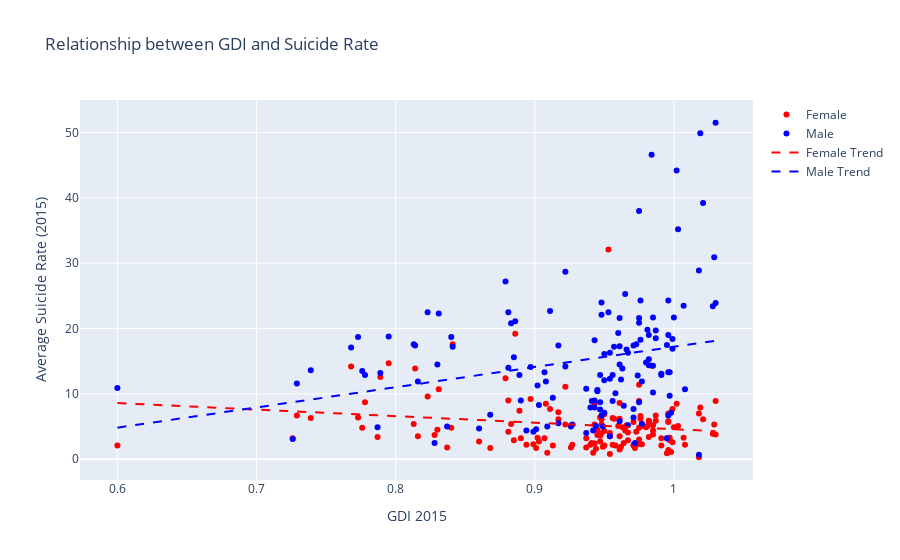
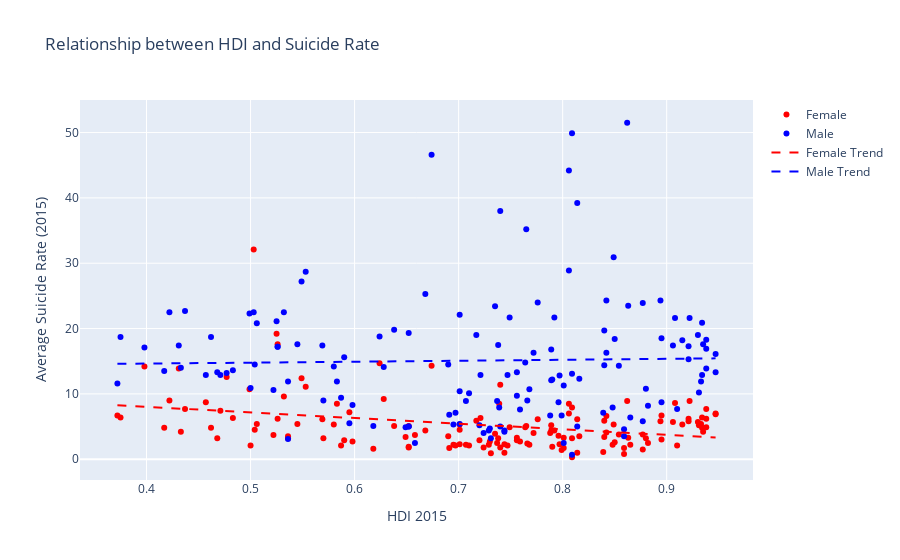

Notebook source saved alongside these figures, in order:
### Code cell
import pandas as pd
import numpy as np
import plotly.graph_objects as go

df = pd.read_csv('docs/databases/Age-standardized suicide rates.csv')
df1 = pd.read_csv('docs/databases/IV DATASET 1.csv')
df1 = df1[['Country', 'GDI 2015', 'HDI 2015']]
df = pd.merge(df, df1, on='Country')

df['Sex'] = df['Sex'].str.replace('female', 'F').str.replace('male', 'M')

female_suicides = df[df['Sex'].str.contains('fem', case=False)]
male_suicides = df[df['Sex'].str.contains('male', case=False)]

female_suicides_2015 = female_suicides[['Country', '2015', 'GDI 2015', 'HDI 2015']]
male_suicides_2015 = male_suicides[['Country', '2015', 'GDI 2015', 'HDI 2015']]

# Merge female and male datasets on Country
merged_data = pd.merge(female_suicides_2015, male_suicides_2015, on='Country', suffixes=('_Female', '_Male'))

# Select the relevant columns for HDI, GDI, and suicide rates
data = merged_data[['Country', 'HDI 2015_Female', 'HDI 2015_Male', 'GDI 2015_Female', 'GDI 2015_Male', '2015_Female', '2015_Male']]

# Calculate trendlines for HDI (female and male)
z_hdi_female = np.polyfit(data['HDI 2015_Female'], data['2015_Female'], 1)
p_hdi_female = np.poly1d(z_hdi_female)

z_hdi_male = np.polyfit(data['HDI 2015_Male'], data['2015_Male'], 1)
p_hdi_male = np.poly1d(z_hdi_male)

# Calculate trendlines for GDI (female and male)
z_gdi_female = np.polyfit(data['GDI 2015_Female'], data['2015_Female'], 1)
p_gdi_female = np.poly1d(z_gdi_female)

z_gdi_male = np.polyfit(data['GDI 2015_Male'], data['2015_Male'], 1)
p_gdi_male = np.poly1d(z_gdi_male)

# Create plotly scatter plots for GDI and HDI
fig = go.Figure()

# Scatter plot for GDI
fig.add_trace(go.Scatter(
    x=data['GDI 2015_Female'],
    y=data['2015_Female'],
    mode='markers',
    marker=dict(color='red'),
    name='Female'
))

fig.add_trace(go.Scatter(
    x=data['GDI 2015_Male'],
    y=data['2015_Male'],
    mode='markers',
    marker=dict(color='blue'),
    name='Male'
))

# Trendline for GDI
gdi_range = np.linspace(data['GDI 2015_Female'].min(), data['GDI 2015_Female'].max(), 100)
fig.add_trace(go.Scatter(
    x=gdi_range,
    y=p_gdi_female(gdi_range),
    mode='lines',
    line=dict(color='red', dash='dash'),
    name='Female Trend'
))

fig.add_trace(go.Scatter(
    x=gdi_range,
    y=p_gdi_male(gdi_range),
    mode='lines',
    line=dict(color='blue', dash='dash'),
    name='Male Trend'
))

fig.update_layout(
    xaxis=dict(title='GDI 2015'),
    yaxis=dict(title='Average Suicide Rate (2015)'),
    title='Relationship between GDI and Suicide Rate',
    showlegend=True
)

# Create plotly scatter plots for HDI
fig2 = go.Figure()

# Scatter plot for HDI
fig2.add_trace(go.Scatter(
    x=data['HDI 2015_Female'],
    y=data['2015_Female'],
    mode='markers',
    marker=dict(color='red'),
    name='Female'
))

fig2.add_trace(go.Scatter(
    x=data['HDI 2015_Male'],
    y=data['2015_Male'],
    mode='markers',
    marker=dict(color='blue'),
    name='Male'
))

# Trendline for HDI
hdi_range = np.linspace(data['HDI 2015_Female'].min(), data['HDI 2015_Female'].max(), 100)
fig2.add_trace(go.Scatter(
    x=hdi_range,
    y=p_hdi_female(hdi_range),
    mode='lines',
    line=dict(color='red', dash='dash'),
    name='Female Trend'
))

fig2.add_trace(go.Scatter(
    x=hdi_range,
    y=p_hdi_male(hdi_range),
    mode='lines',
    line=dict(color='blue', dash='dash'),
    name='Male Trend'
))

fig2.update_layout(
    xaxis=dict(title='HDI 2015'),
    yaxis=dict(title='Average Suicide Rate (2015)'),
    title='Relationship between HDI and Suicide Rate',
    showlegend=True
)

# Display the plots
fig.show()
fig2.show()

### Figure 1 — Plotly figure (JSON) as saved in the notebook; plotly's stock layout.template omitted (floating-point values rounded to 4 significant figures; data arrays with more than 128 entries replaced by an {"elided": "..."} marker saying what was removed)
{"data": [{"marker": {"color": "red"}, "mode": "markers", "name": "Female", "type": "scatter", "x": {"elided": "140 float values"}, "y": {"elided": "140 float values"}}, {"marker": {"color": "blue"}, "mode": "markers", "name": "Male", "type": "scatter", "x": {"elided": "140 float values"}, "y": {"elided": "140 float values"}}, {"line": {"color": "red", "dash": "dash"}, "mode": "lines", "name": "Female Trend", "type": "scatter", "x": [0.6, 0.6043, 0.6087, 0.613, 0.6174, 0.6217, 0.6261, 0.6304, 0.6347, 0.6391, 0.6434, 0.6478, 0.6521, 0.6565, 0.6608, 0.6652, 0.6695, 0.6738, 0.6782, 0.6825, 0.6869, 0.6912, 0.6956, 0.6999, 0.7042, 0.7086, 0.7129, 0.7173, 0.7216, 0.726, 0.7303, 0.7346, 0.739, 0.7433, 0.7477, 0.752, 0.7564, 0.7607, 0.7651, 0.7694, 0.7737, 0.7781, 0.7824, 0.7868, 0.7911, 0.7955, 0.7998, 0.8041, 0.8085, 0.8128, 0.8172, 0.8215, 0.8259, 0.8302, 0.8345, 0.8389, 0.8432, 0.8476, 0.8519, 0.8563, 0.8606, 0.8649, 0.8693, 0.8736, 0.878, 0.8823, 0.8867, 0.891, 0.8954, 0.8997, 0.904, 0.9084, 0.9127, 0.9171, 0.9214, 0.9258, 0.9301, 0.9344, 0.9388, 0.9431, 0.9475, 0.9518, 0.9562, 0.9605, 0.9648, 0.9692, 0.9735, 0.9779, 0.9822, 0.9866, 0.9909, 0.9953, 0.9996, 1.004, 1.008, 1.013, 1.017, 1.021, 1.026, 1.03], "y": [8.595, 8.552, 8.508, 8.465, 8.421, 8.378, 8.334, 8.291, 8.248, 8.204, 8.161, 8.117, 8.074, 8.03, 7.987, 7.944, 7.9, 7.857, 7.813, 7.77, 7.726, 7.683, 7.64, 7.596, 7.553, 7.509, 7.466, 7.422, 7.379, 7.335, 7.292, 7.249, 7.205, 7.162, 7.118, 7.075, 7.031, 6.988, 6.945, 6.901, 6.858, 6.814, 6.771, 6.727, 6.684, 6.641, 6.597, 6.554, 6.51, 6.467, 6.423, 6.38, 6.336, 6.293, 6.25, 6.206, 6.163, 6.119, 6.076, 6.032, 5.989, 5.946, 5.902, 5.859, 5.815, 5.772, 5.728, 5.685, 5.642, 5.598, 5.555, 5.511, 5.468, 5.424, 5.381, 5.337, 5.294, 5.251, 5.207, 5.164, 5.12, 5.077, 5.033, 4.99, 4.947, 4.903, 4.86, 4.816, 4.773, 4.729, 4.686, 4.643, 4.599, 4.556, 4.512, 4.469, 4.425, 4.382, 4.338, 4.295]}, {"line": {"color": "blue", "dash": "dash"}, "mode": "lines", "name": "Male Trend", "type": "scatter", "x": [0.6, 0.6043, 0.6087, 0.613, 0.6174, 0.6217, 0.6261, 0.6304, 0.6347, 0.6391, 0.6434, 0.6478, 0.6521, 0.6565, 0.6608, 0.6652, 0.6695, 0.6738, 0.6782, 0.6825, 0.6869, 0.6912, 0.6956, 0.6999, 0.7042, 0.7086, 0.7129, 0.7173, 0.7216, 0.726, 0.7303, 0.7346, 0.739, 0.7433, 0.7477, 0.752, 0.7564, 0.7607, 0.7651, 0.7694, 0.7737, 0.7781, 0.7824, 0.7868, 0.7911, 0.7955, 0.7998, 0.8041, 0.8085, 0.8128, 0.8172, 0.8215, 0.8259, 0.8302, 0.8345, 0.8389, 0.8432, 0.8476, 0.8519, 0.8563, 0.8606, 0.8649, 0.8693, 0.8736, 0.878, 0.8823, 0.8867, 0.891, 0.8954, 0.8997, 0.904, 0.9084, 0.9127, 0.9171, 0.9214, 0.9258, 0.9301, 0.9344, 0.9388, 0.9431, 0.9475, 0.9518, 0.9562, 0.9605, 0.9648, 0.9692, 0.9735, 0.9779, 0.9822, 0.9866, 0.9909, 0.9953, 0.9996, 1.004, 1.008, 1.013, 1.017, 1.021, 1.026, 1.03], "y": [4.833, 4.967, 5.101, 5.236, 5.37, 5.505, 5.639, 5.773, 5.908, 6.042, 6.176, 6.311, 6.445, 6.58, 6.714, 6.848, 6.983, 7.117, 7.251, 7.386, 7.52, 7.655, 7.789, 7.923, 8.058, 8.192, 8.327, 8.461, 8.595, 8.73, 8.864, 8.998, 9.133, 9.267, 9.402, 9.536, 9.67, 9.805, 9.939, 10.07, 10.21, 10.34, 10.48, 10.61, 10.75, 10.88, 11.01, 11.15, 11.28, 11.42, 11.55, 11.69, 11.82, 11.95, 12.09, 12.22, 12.36, 12.49, 12.63, 12.76, 12.9, 13.03, 13.16, 13.3, 13.43, 13.57, 13.7, 13.84, 13.97, 14.1, 14.24, 14.37, 14.51, 14.64, 14.78, 14.91, 15.05, 15.18, 15.31, 15.45, 15.58, 15.72, 15.85, 15.99, 16.12, 16.25, 16.39, 16.52, 16.66, 16.79, 16.93, 17.06, 17.2, 17.33, 17.46, 17.6, 17.73, 17.87, 18.0, 18.14]}], "layout": {"showlegend": true, "title": {"text": "Relationship between GDI and Suicide Rate"}, "xaxis": {"title": {"text": "GDI 2015"}}, "yaxis": {"title": {"text": "Average Suicide Rate (2015)"}}}}

### Figure 2 — Plotly figure (JSON) as saved in the notebook; plotly's stock layout.template omitted (floating-point values rounded to 4 significant figures; data arrays with more than 128 entries replaced by an {"elided": "..."} marker saying what was removed)
{"data": [{"marker": {"color": "red"}, "mode": "markers", "name": "Female", "type": "scatter", "x": {"elided": "140 float values"}, "y": {"elided": "140 float values"}}, {"marker": {"color": "blue"}, "mode": "markers", "name": "Male", "type": "scatter", "x": {"elided": "140 float values"}, "y": {"elided": "140 float values"}}, {"line": {"color": "red", "dash": "dash"}, "mode": "lines", "name": "Female Trend", "type": "scatter", "x": [0.372, 0.3778, 0.3836, 0.3894, 0.3952, 0.401, 0.4068, 0.4127, 0.4185, 0.4243, 0.4301, 0.4359, 0.4417, 0.4475, 0.4533, 0.4591, 0.4649, 0.4707, 0.4765, 0.4824, 0.4882, 0.494, 0.4998, 0.5056, 0.5114, 0.5172, 0.523, 0.5288, 0.5346, 0.5404, 0.5462, 0.5521, 0.5579, 0.5637, 0.5695, 0.5753, 0.5811, 0.5869, 0.5927, 0.5985, 0.6043, 0.6101, 0.6159, 0.6217, 0.6276, 0.6334, 0.6392, 0.645, 0.6508, 0.6566, 0.6624, 0.6682, 0.674, 0.6798, 0.6856, 0.6914, 0.6973, 0.7031, 0.7089, 0.7147, 0.7205, 0.7263, 0.7321, 0.7379, 0.7437, 0.7495, 0.7553, 0.7611, 0.7669, 0.7728, 0.7786, 0.7844, 0.7902, 0.796, 0.8018, 0.8076, 0.8134, 0.8192, 0.825, 0.8308, 0.8366, 0.8425, 0.8483, 0.8541, 0.8599, 0.8657, 0.8715, 0.8773, 0.8831, 0.8889, 0.8947, 0.9005, 0.9063, 0.9122, 0.918, 0.9238, 0.9296, 0.9354, 0.9412, 0.947], "y": [8.261, 8.211, 8.161, 8.111, 8.061, 8.011, 7.962, 7.912, 7.862, 7.812, 7.762, 7.712, 7.662, 7.612, 7.562, 7.512, 7.462, 7.412, 7.362, 7.312, 7.262, 7.212, 7.162, 7.112, 7.062, 7.012, 6.962, 6.912, 6.862, 6.812, 6.762, 6.712, 6.662, 6.612, 6.562, 6.512, 6.462, 6.412, 6.362, 6.312, 6.262, 6.212, 6.162, 6.112, 6.062, 6.012, 5.962, 5.912, 5.862, 5.812, 5.762, 5.712, 5.662, 5.612, 5.563, 5.513, 5.463, 5.413, 5.363, 5.313, 5.263, 5.213, 5.163, 5.113, 5.063, 5.013, 4.963, 4.913, 4.863, 4.813, 4.763, 4.713, 4.663, 4.613, 4.563, 4.513, 4.463, 4.413, 4.363, 4.313, 4.263, 4.213, 4.163, 4.113, 4.063, 4.013, 3.963, 3.913, 3.863, 3.813, 3.763, 3.713, 3.663, 3.613, 3.563, 3.513, 3.463, 3.413, 3.363, 3.313]}, {"line": {"color": "blue", "dash": "dash"}, "mode": "lines", "name": "Male Trend", "type": "scatter", "x": [0.372, 0.3778, 0.3836, 0.3894, 0.3952, 0.401, 0.4068, 0.4127, 0.4185, 0.4243, 0.4301, 0.4359, 0.4417, 0.4475, 0.4533, 0.4591, 0.4649, 0.4707, 0.4765, 0.4824, 0.4882, 0.494, 0.4998, 0.5056, 0.5114, 0.5172, 0.523, 0.5288, 0.5346, 0.5404, 0.5462, 0.5521, 0.5579, 0.5637, 0.5695, 0.5753, 0.5811, 0.5869, 0.5927, 0.5985, 0.6043, 0.6101, 0.6159, 0.6217, 0.6276, 0.6334, 0.6392, 0.645, 0.6508, 0.6566, 0.6624, 0.6682, 0.674, 0.6798, 0.6856, 0.6914, 0.6973, 0.7031, 0.7089, 0.7147, 0.7205, 0.7263, 0.7321, 0.7379, 0.7437, 0.7495, 0.7553, 0.7611, 0.7669, 0.7728, 0.7786, 0.7844, 0.7902, 0.796, 0.8018, 0.8076, 0.8134, 0.8192, 0.825, 0.8308, 0.8366, 0.8425, 0.8483, 0.8541, 0.8599, 0.8657, 0.8715, 0.8773, 0.8831, 0.8889, 0.8947, 0.9005, 0.9063, 0.9122, 0.918, 0.9238, 0.9296, 0.9354, 0.9412, 0.947], "y": [14.59, 14.6, 14.61, 14.62, 14.63, 14.64, 14.64, 14.65, 14.66, 14.67, 14.68, 14.69, 14.7, 14.7, 14.71, 14.72, 14.73, 14.74, 14.75, 14.75, 14.76, 14.77, 14.78, 14.79, 14.8, 14.81, 14.81, 14.82, 14.83, 14.84, 14.85, 14.86, 14.87, 14.87, 14.88, 14.89, 14.9, 14.91, 14.92, 14.93, 14.93, 14.94, 14.95, 14.96, 14.97, 14.98, 14.99, 14.99, 15.0, 15.01, 15.02, 15.03, 15.04, 15.04, 15.05, 15.06, 15.07, 15.08, 15.09, 15.1, 15.1, 15.11, 15.12, 15.13, 15.14, 15.15, 15.16, 15.16, 15.17, 15.18, 15.19, 15.2, 15.21, 15.22, 15.22, 15.23, 15.24, 15.25, 15.26, 15.27, 15.27, 15.28, 15.29, 15.3, 15.31, 15.32, 15.33, 15.33, 15.34, 15.35, 15.36, 15.37, 15.38, 15.39, 15.39, 15.4, 15.41, 15.42, 15.43, 15.44]}], "layout": {"showlegend": true, "title": {"text": "Relationship between HDI and Suicide Rate"}, "xaxis": {"title": {"text": "HDI 2015"}}, "yaxis": {"title": {"text": "Average Suicide Rate (2015)"}}}}
